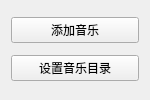
<?xml version="1.0" encoding="UTF-8"?>
<ui version="4.0">
 <class>MoreMenu</class>
 <widget class="QWidget" name="MoreMenu">
  <property name="geometry">
   <rect>
    <x>0</x>
    <y>0</y>
    <width>150</width>
    <height>100</height>
   </rect>
  </property>
  <property name="windowTitle">
   <string>Form</string>
  </property>
  <layout class="QVBoxLayout" name="verticalLayout">
   <item>
    <widget class="QPushButton" name="addMusic">
     <property name="text">
      <string>添加音乐</string>
     </property>
    </widget>
   </item>
   <item>
    <widget class="QPushButton" name="setMusicDir">
     <property name="text">
      <string>设置音乐目录</string>
     </property>
    </widget>
   </item>
  </layout>
 </widget>
 <resources/>
 <connections/>
</ui>
